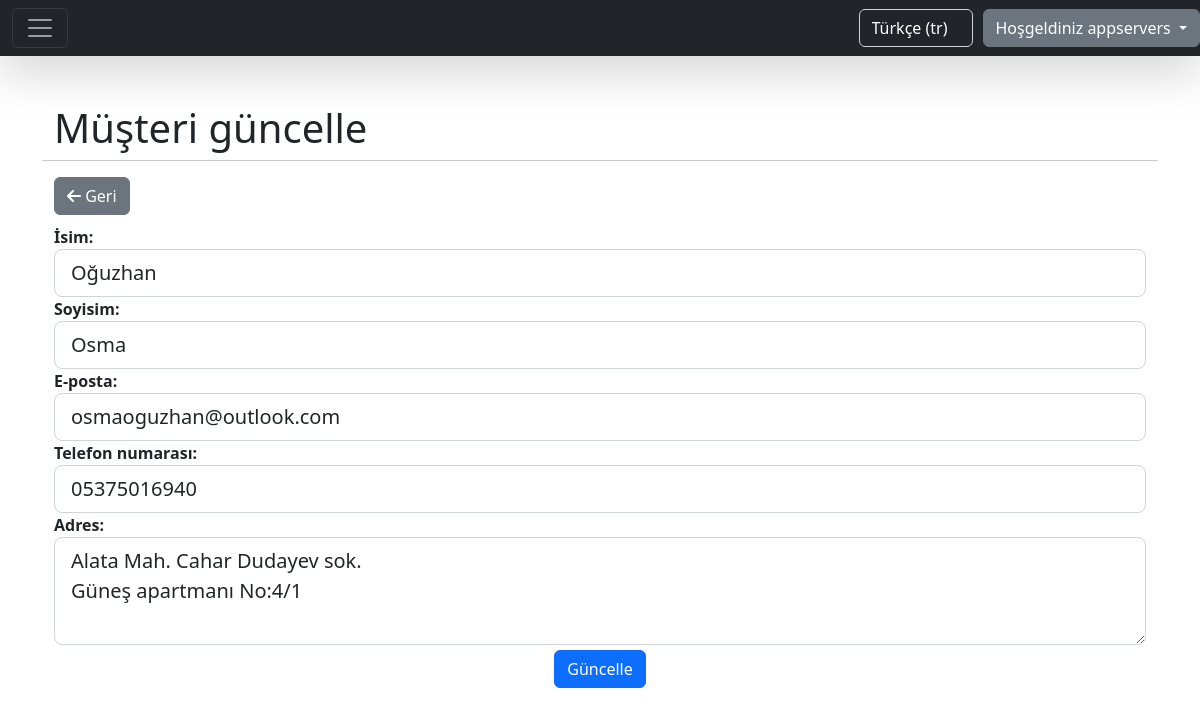
Screenshot of /tr/customers/1/update/ (signed in) with the database file from the repository.
### home/models.py (models this page shows, shortened)
class CompanyUser(AbstractBaseUser):
    company_name = models.CharField(max_length=255, unique=True)
    email = models.EmailField(max_length=255, unique=True)
    phone_number = models.CharField(max_length=15, unique=True)
    website = models.CharField(max_length=255, blank=True, null=True)
    address = models.CharField(max_length=255)
    is_active = models.BooleanField(default=True)
    is_admin = models.BooleanField(default=False)
    USERNAME_FIELD = 'email'
    REQUIRED_FIELDS = ['company_name', 'phone_number', 'address']
    objects = CompanyUserManager()

### customer/models.py (models this page shows, shortened)
class Customer(models.Model):
    name = models.CharField(max_length=100)
    surname = models.CharField(max_length=100)
    email = models.EmailField()
    phone = models.CharField(max_length=100)
    address = models.CharField(max_length=100)
    company = models.ForeignKey(CompanyUser, on_delete=models.CASCADE, related_name='customers', blank=True,
                                null=True)
    created = models.DateField(auto_now_add=True)

### customer/views.py (the view)
# urls.py: path('customers/<int:pk>/update/', views.CustomerUpdateView.as_view(), name='customers.update'),
class CustomerUpdateView(LoginRequiredMixin, SuccessMessageMixin, UpdateView):
    model = Customer
    success_url = '/customers/'
    template_name = 'form_template.html'
    success_message = _("message:customer_updated")
    form_class = CustomerForm
    extra_context = {'submit_btn': _('label:update_button_text'), 'title': _('label:update_a_customer'),
                     'list_path': LIST_PATH}
    login_url = settings.LOGIN_URL

### customer/forms.py (shortened to what this page needs)
class CustomerForm(forms.ModelForm):
    class Meta:
        model = Customer
        fields = ["name", "surname", "email", "phone", "address"]
        widgets = {
            "name": forms.TextInput(attrs={"class": "form-control", "id": "name"}),
            "surname": forms.TextInput(attrs={"class": "form-control", "id": "surname"}),
            "email": forms.TextInput(attrs={"class": "form-control", "id": "email"}),
            "phone": forms.TextInput(attrs={"class": "form-control", "id": "phone"}),
            "address": forms.Textarea(attrs={"class": "form-control", "id": "address", "rows": 3}),
        }
        labels = {
            "name": _("label:firstname"),
            "surname": _("label:surname"),
            "email": _("label:email"),
            "phone": _("label:phone_number"),
            "address": _("label:address"),
        }

### home/templatetags/custom_tags.py (called while the page is built)
@register.filter(name='add_attr')
def add_attribute(field, css):
    attrs = {}
    definition = css.split(',')
    for d in definition:
        if ':' not in d:
            attrs['class'] = d
        else:
            key, val = d.split(':')
            attrs[key] = val
    return field.as_widget(attrs=attrs)

### static/templates/form_template.html (shortened to what this page needs)
{% extends 'base.html' %}
{% load i18n %}
{% load custom_tags %}
{% block content %}
    <div class="container">
        <div class="row">
            <div class="col-12" style="text-align: left">
                <h1>{{ title }}</h1>
            </div>
            <hr/>
        </div>
        {% if 'settings' not in request.path %}
            <div class="row">
                {% get_current_language as LANGUAGE_CODE %}
                <div class="col-4" style="text-align: left">
                    <a href="{{ list_path }}" class="btn btn-secondary" style="margin-bottom: 10px">
                        <i class="fa fa-arrow-left"></i> {% trans 'label:back' %}
                    </a>
                </div>
            </div>
        {% endif %}
        <form method="POST"> {% csrf_token %}
            {% for field in form %}
                <div class="form-group">
                    <div class="row">
                        <div class="col-12" style="text-align: start;">
                            <label class="control-label"
                                   for="{{ field.id }}"><b>{{ field.label }}:</b></label>
                        </div>
                        <div class="col-12">
                            {% if field.errors %}
                                {{ field|add_attr:"form-control form-control-lg is-invalid" }}
                                <span class="text-danger d-flex justify-content-start mt-1">
                                                {{ field.errors|first }}
                                            </span>
                            {% else %}
                                {{ field|add_attr:"form-control form-control-lg" }}
                            {% endif %}
                        </div>
                    </div>
                </div>
            {% endfor %}
            <div class="form-group">
                <button class="btn btn-primary" type="submit" automation-id="general-submit-button"
                        style="margin-top: 5px">
                    {{ submit_btn }}
                </button>
            </div>
        </form>
    </div>
{% endblock %}

### static/templates/base.html (shortened to what this page needs)
{% load static %}
{% load i18n %}
<!doctype html>
<html>
<head>
    <link rel="stylesheet" href="{% static 'css/style.css' %}">
    <link rel="stylesheet" href="https://cdn.jsdelivr.net/npm/bootstrap@5.2.3/dist/css/bootstrap.min.css"
>
    <link rel="stylesheet" href="https://use.fontawesome.com/releases/v5.15.4/css/fontawesome.css"
/>
    <link rel="stylesheet" href="https://cdnjs.cloudflare.com/ajax/libs/font-awesome/6.3.0/css/all.min.css">
</head>
<body>
<nav class="navbar navbar-dark bg-dark shadow-lg">
    {% if user.is_authenticated %}
        <div class="col-md-6">
            <div class="container-fluid">
                <button class="navbar-toggler" type="button" data-bs-toggle="collapse"
                        data-bs-target="#navbarToggleExternalContent" aria-controls="navbarToggleExternalContent"
                        aria-expanded="false" aria-label="Toggle navigation">
                    <span class="navbar-toggler-icon"></span>
                </button>
            </div>
        </div>
    {% else %}
        <div class="col-md-6"></div>
    {% endif %}
    <div class="col-md-6 d-flex justify-content-end">
        <form action="{% url "set_language" %}" method="post" class="navbar-form navbar-right"
              style="margin-right: 10px" id="language_form">
            <select class="form-control bg-dark text-white" name="language" onchange="this.form.submit()">
                {% get_current_language as LANGUAGE_CODE %}
                {% get_available_languages as LANGUAGES %}
                {% get_language_info_list for LANGUAGES as languages %}
                {% for language in languages %}
                    <option value="{{ language.code }}"{% if language.code == LANGUAGE_CODE %}
                            selected{% endif %}>
                        {{ language.name_local|capfirst }} ({{ language.code }})
                    </option>
                {% endfor %}
            </select>
        </form>
        {% if user.is_authenticated %}
            <div class="btn-group">
                <a type="button" class="btn btn-secondary dropdown-toggle" data-bs-toggle="dropdown"
                   data-bs-display="static" aria-expanded="false">
                    {% trans 'label:welcome' %} {{ user.company_name }}
                </a>
            </div>
        {% endif %}
    </div>
</nav>
<div class="my-5 text-center container">
    {% block content %}
    {% endblock %}
</div>
</body>
</html>

### rows the page displays
CompanyUser: company_name "appservers"
Customer: form "Oğuzhan" "Osma" "osmaoguzhan@outlook.com" "05375016940" "Alata Mah. Cahar Dudayev sok. Güneş apartmanı No:4/1"

### other values shown
{{ title }} "Müşteri güncelle"
{{ field.label }} "İsim" "Soyisim" "E-posta" "Telefon numarası" "Adres"
{{ submit_btn }} "Güncelle"
form field language "Türkçe (tr)"
